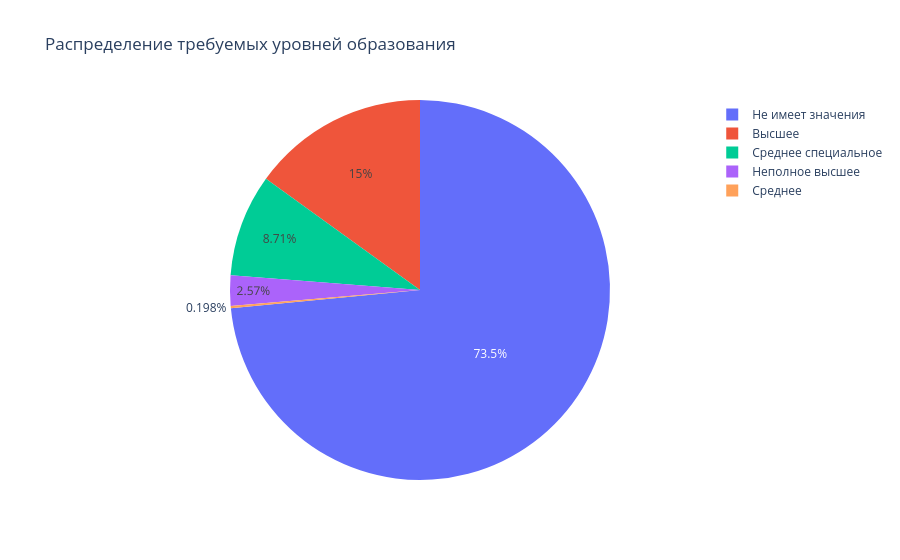

Notebook code cell kept with this figure:
### Markdown cell above
Рассмотрим признак education

### Code cell
import plotly.express as px
mask_edu = final_df['education'].notna()
data_pie = final_df.loc[mask_edu, 'education']
data_pie = data_pie.value_counts().reset_index()
fig = px.pie(data_pie, names='education', values='count', title='Распределение требуемых уровней образования')
fig.show()

### Figure 1 — Plotly figure (JSON) as saved in the notebook; plotly's stock layout.template omitted (floating-point values rounded to 4 significant figures)
{"data": [{"domain": {"x": [0, 1], "y": [0, 1]}, "hovertemplate": "education=%{label}<br>count=%{value}<extra></extra>", "labels": ["Не имеет значения", "Высшее", "Среднее специальное", "Неполное высшее", "Среднее"], "legendgroup": "", "name": "", "showlegend": true, "type": "pie", "values": [371, 76, 44, 13, 1]}], "layout": {"legend": {"tracegroupgap": 0}, "title": {"text": "Распределение требуемых уровней образования"}}}
